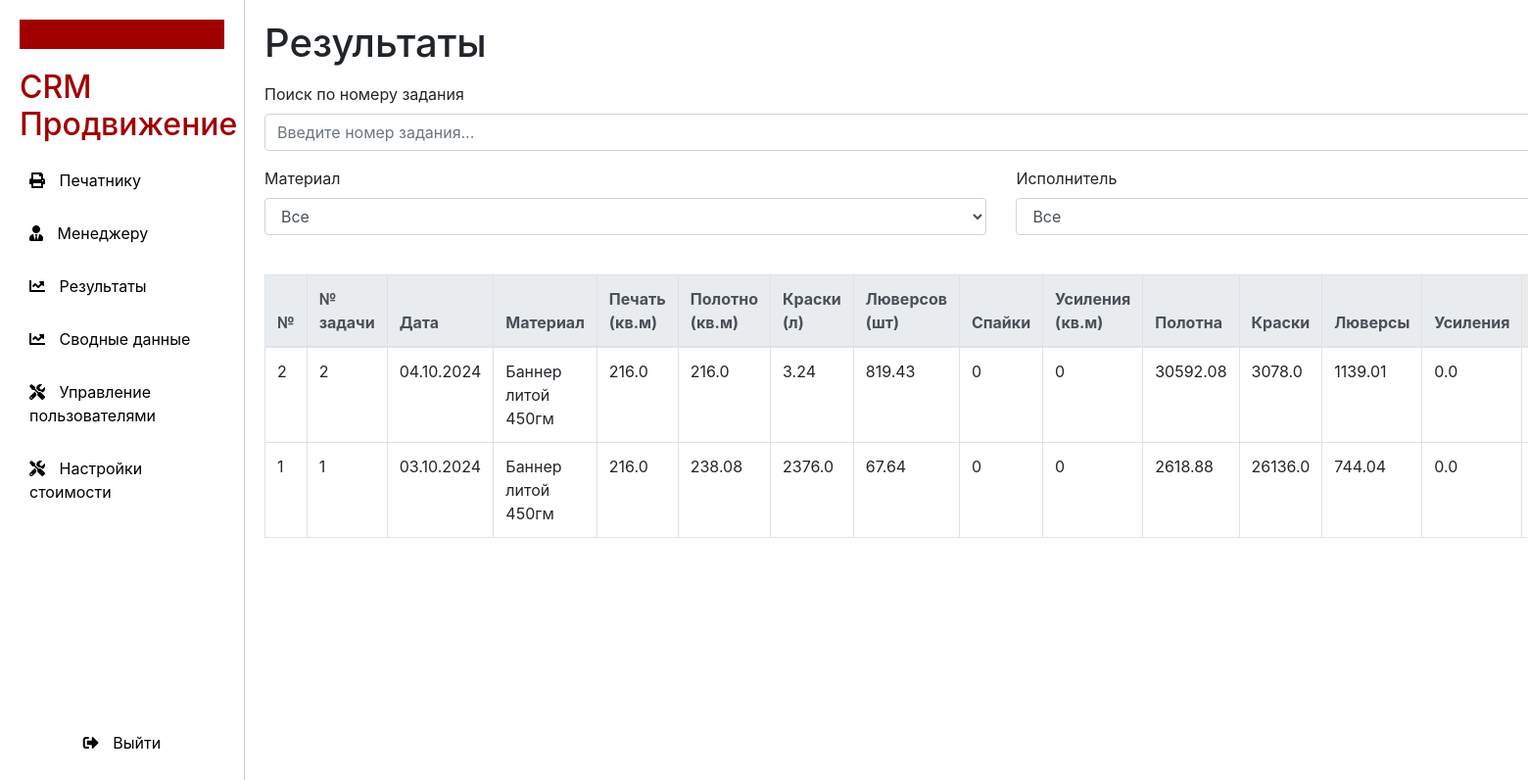
Before: /results (signed in) with the older database file.
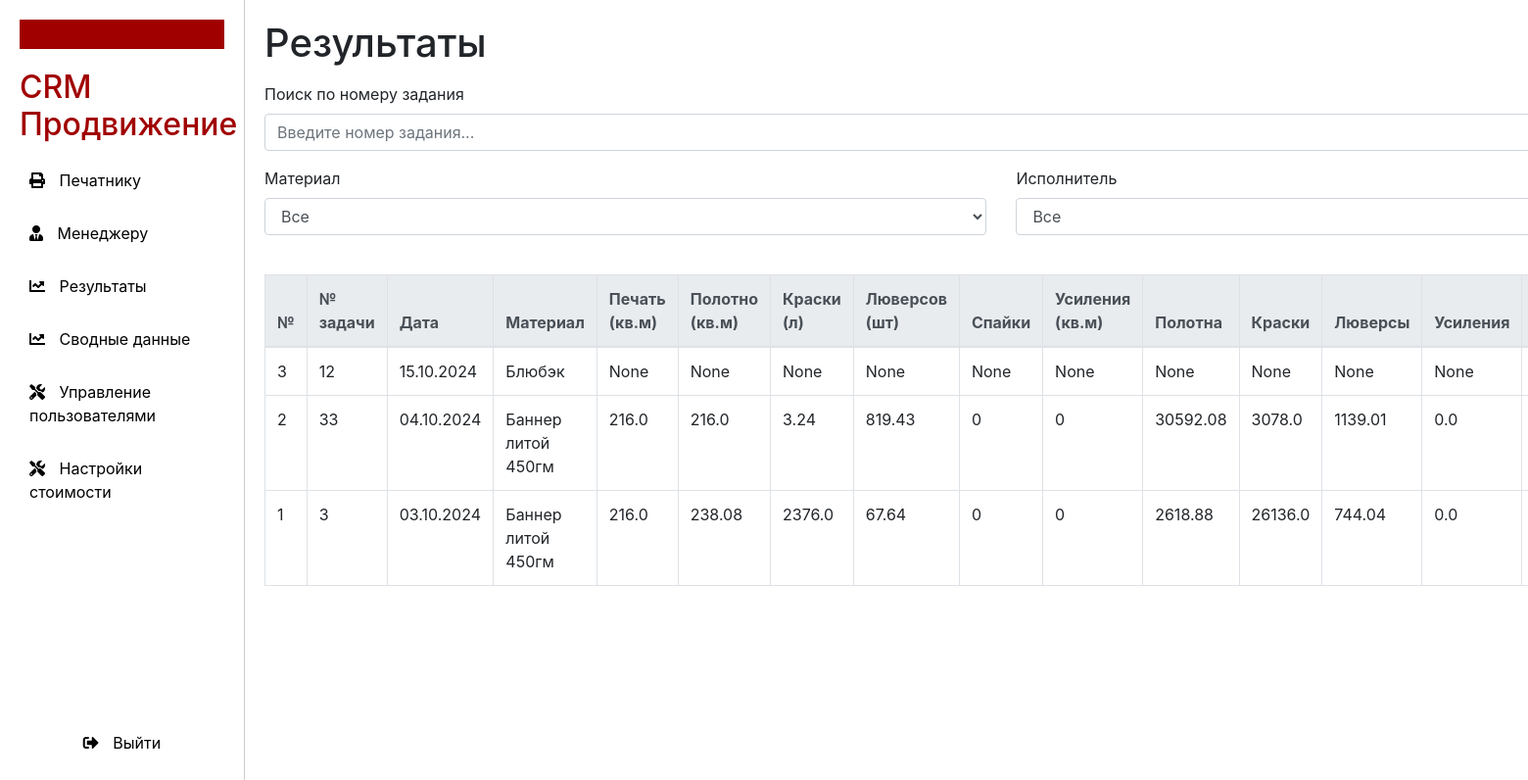
After: the same page with the newer database file.
### models.py (models this page shows)
class Result(Base):
    __tablename__ = 'results'
    order_id = Column(Integer, ForeignKey('orders.id'), primary_key=True)
    total_print_area = Column(Float, nullable=True)
    total_canvas_area = Column(Float, nullable=True)
    total_paints = Column(Float, nullable=True)
    total_eyelets = Column(Integer, nullable=True)
    total_spikes = Column(Integer, nullable=True)
    total_reinforcements = Column(Integer, nullable=True)
    expenses_canvas = Column(Float, nullable=True)
    expenses_prints = Column(Float, nullable=True)
    expenses_eyelets = Column(Float, nullable=True)
    expenses_reinforcements = Column(Float, nullable=True)
    salary_printer = Column(Float, nullable=True)
    salary_eyelet_worker = Column(Float, nullable=True)
    salary_cutter = Column(Float, nullable=True)
    salary_welder = Column(Float, nullable=True)
    total_expenses = Column(Float, nullable=True)
    tax = Column(Float, nullable=True)
    margin = Column(Float, nullable=True)
    order: Mapped["Order"] = relationship(back_populates="result")

class Order(Base):
    __tablename__ = 'orders'
    id = Column(Integer, primary_key=True, autoincrement=True)
    task_number = Column(Integer, nullable=False)
    date = Column(Date, nullable=False)
    subject = Column(String, nullable=False)
    material = Column(String, nullable=False)
    quantity = Column(Integer, nullable=False)
    performer = Column(String, nullable=False)
    print_width = Column(Float, nullable=False)
    print_height = Column(Float, nullable=False)
    canvas_width = Column(Float, nullable=False)
    canvas_length = Column(Float, nullable=False)
    eyelets = Column(String, nullable=False)
    spike = Column(String, nullable=False)
    reinforcement = Column(String, nullable=False)
    customer = Column(String, nullable=True)
    price_per_unit = Column(Integer, nullable=True)
    total_amount = Column(Integer, nullable=True)
    result: Mapped["Result"] = relationship(back_populates="order")

### main.py (the view)
@app.get("/results", response_class=HTMLResponse)
def results_page(request: Request, db: Session = Depends(get_db), current_user: User = Depends(get_current_user)):
    check_role_access(current_user, {Role.superuser, Role.admin})
    results = db.query(Result).order_by(Result.order_id.desc()).all()
    return templates.TemplateResponse("results.html", {"request": request,
                                                       "results": results,
                                                       "user": current_user,
                                                       "role": current_user.role.value, })

### templates/results.html (shortened to what this page needs)
{% extends "layout.html" %}
{% block result %}
<div class="content">
    <h1>Результаты</h1>
    <div class="form-group mt-3">
        <label for="search_task">Поиск по номеру задания</label>
        <input type="text" class="form-control" id="search_task" oninput="applyFilters()" placeholder="Введите номер задания...">
    </div>
    <div class="row mt-3">
        <div class="col-md-4 form-group">
            <label for="filter_material">Материал</label>
            <select class="form-control" id="filter_material" onchange="applyFilters()">
                <option value="">Все</option>
            </select>
        </div>
        <div class="col-md-4 form-group">
            <label for="filter_printer">Исполнитель</label>
            <select class="form-control" id="filter_printer" onchange="applyFilters()">
                <option value="">Все</option>
            </select>
        </div>
    </div>
    <table class="table table-bordered mt-4" id="results_table">
        <thead class="thead-light">
        <tr>
            <th>№</th>
            <th>№ задачи</th>
            <th>Дата</th>
            <th>Материал</th>
            <th>Печать (кв.м)</th>
            <th>Полотно (кв.м)</th>
            <th>Краски (л)</th>
            <th>Люверсов (шт)</th>
            <th>Спайки</th>
            <th>Усиления (кв.м)</th>
            <th>Полотна</th>
            <th>Краски</th>
            <th>Люверсы</th>
            <th>Усиления</th>
            <th>ЗП печатнику</th>
        </tr>
        </thead>
        {% if results %}
        <tbody>
        {% for result in results %}
        <tr class="result-row" data-task-number="{{ result.order.task_number }}" data-material="{{ result.order.material }}" data-printer="{{ result.order.performer }}" data-date="{{ result.order.date.strftime('%Y-%m-%d') }}">
            <td>{{ result.order.id }}</td>
            <td>{{ result.order.task_number }}</td>
            <td>{{ result.order.date.strftime("%d.%m.%Y") }}</td>
            <td>{{ result.order.material }}</td>
            <td>{{ result.total_print_area }}</td>
            <td>{{ result.total_canvas_area }}</td>
            <td>{{ result.total_paints }}</td>
            <td>{{ result.total_eyelets }}</td>
            <td>{{ result.total_spikes }}</td>
            <td>{{ result.total_reinforcements }}</td>
            <td>{{ result.expenses_canvas }}</td>
            <td>{{ result.expenses_prints }}</td>
            <td>{{ result.expenses_eyelets }}</td>
            <td>{{ result.expenses_reinforcements }}</td>
            <td>{{ result.salary_printer }}</td>
        </tr>
        {% endfor %}
        </tbody>
        {% else %}
        <tr>
            <td colspan="22">Нет доступных результатов</td>
        </tr>
        {% endif %}
    </table>
</div>
{% endblock %}

### templates/layout.html (shortened to what this page needs)
<!DOCTYPE html>
<html lang="ru">
<head>
    <link href="https://stackpath.bootstrapcdn.com/bootstrap/4.5.2/css/bootstrap.min.css" rel="stylesheet">
    <link rel="stylesheet" href="https://cdnjs.cloudflare.com/ajax/libs/font-awesome/5.15.4/css/all.min.css">
</head>
<body>
{% include 'sidebar.html' %}
{% block result %}
{% endblock %}
</body>
</html>

### templates/sidebar.html (shortened to what this page needs)
<div class="sidebar">
    <div class="top-strip"></div>
    <h2>CRM Продвижение</h2>
    <ul class="nav flex-column" style="flex-grow: 1; list-style-type: none; padding: 0;">
        {% if role == 'Печатник' %}
        <li class="nav-item">
            <a class="nav-link" href="/printer">
                <i class="fas fa-print"></i> Печатнику
            </a>
        </li>
        {% elif role == 'Менеджер' %}
        <li class="nav-item">
            <a class="nav-link" href="/manager">
                <i class="fas fa-user-tie"></i> Менеджеру
            </a>
        </li>
        {% elif role == 'Администратор' or role == 'Суперпользователь' %}
        <li class="nav-item">
            <a class="nav-link" href="/printer">
                <i class="fas fa-print"></i> Печатнику
            </a>
        </li>
        <li class="nav-item">
            <a class="nav-link" href="/manager">
                <i class="fas fa-user-tie"></i> Менеджеру
            </a>
        </li>
        <li class="nav-item">
            <a class="nav-link" href="/results">
                <i class="fas fa-chart-line"></i> Результаты
            </a>
        </li>
        <li class="nav-item">
            <a class="nav-link" href="/summary">
                <i class="fas fa-chart-line"></i> Сводные данные
            </a>
        </li>
        <li class="nav-item">
            <a class="nav-link" href="/admin">
                <i class="fas fa-tools"></i> Управление пользователями
            </a>
        </li>
        <li class="nav-item">
            <a class="nav-link" href="/settings">
                <i class="fas fa-tools"></i> Настройки стоимости
            </a>
        </li>
        {% endif %}
    </ul>
    <form action="/logout" method="post" style="display: inline;">
        <button type="submit" class="nav-link exit-link" style="border: none; background: none; cursor: pointer;">
            <i class="fas fa-sign-out-alt"></i> Выйти
        </button>
    </form>
</div>

### templates/layout.html (style rules this page uses)
body { display: flex; min-height: 100vh; margin: 0; }
.content { flex: 1; padding: 20px; }
.sidebar { background-color: #000; color: white; height: 100vh; padding: 20px; }
.nav-link { color: white; }
.nav-link i { margin-right: 10px; }

### templates/sidebar.html (style rules this page uses)
.sidebar { background-color: #ffffff; padding: 20px; height: 100vh; color: #000; width: 250px; display: flex; flex-direction: column; border-right: 1px solid #ccc; }
.top-strip { background-color: #a10000; height: 30px; width: 100%; margin-bottom: 20px; }
h2 { color: #a10000; margin: 0 0 15px; }
.nav { flex-grow: 1; overflow-y: auto; padding: 0; margin: 0; list-style-type: none; }
.nav-link { color: #000; text-decoration: none; display: inline-block; width: 100%; padding: 10px; }
.nav-item { margin-bottom: 10px; }
.exit-link { background-color: #c30000; text-align: center; margin-top: auto; }

Changed rows visible on the page:
added Result: order.id "3", order.task_number "12", order "15.10.2024", order.material "Блюбэк", total_print_area "None", total_canvas_area "None", total_paints "None", total_eyelets "None", total_spikes "None", total_reinforcements "None", expenses_canvas "None", expenses_prints "None", expenses_eyelets "None", expenses_reinforcements "None"
changed through a linked row, Result (number 2 of 3 on the later page): order.task_number "2" → "33"
changed through a linked row, Result (number 3 of 3 on the later page): order.task_number "1" → "3"
